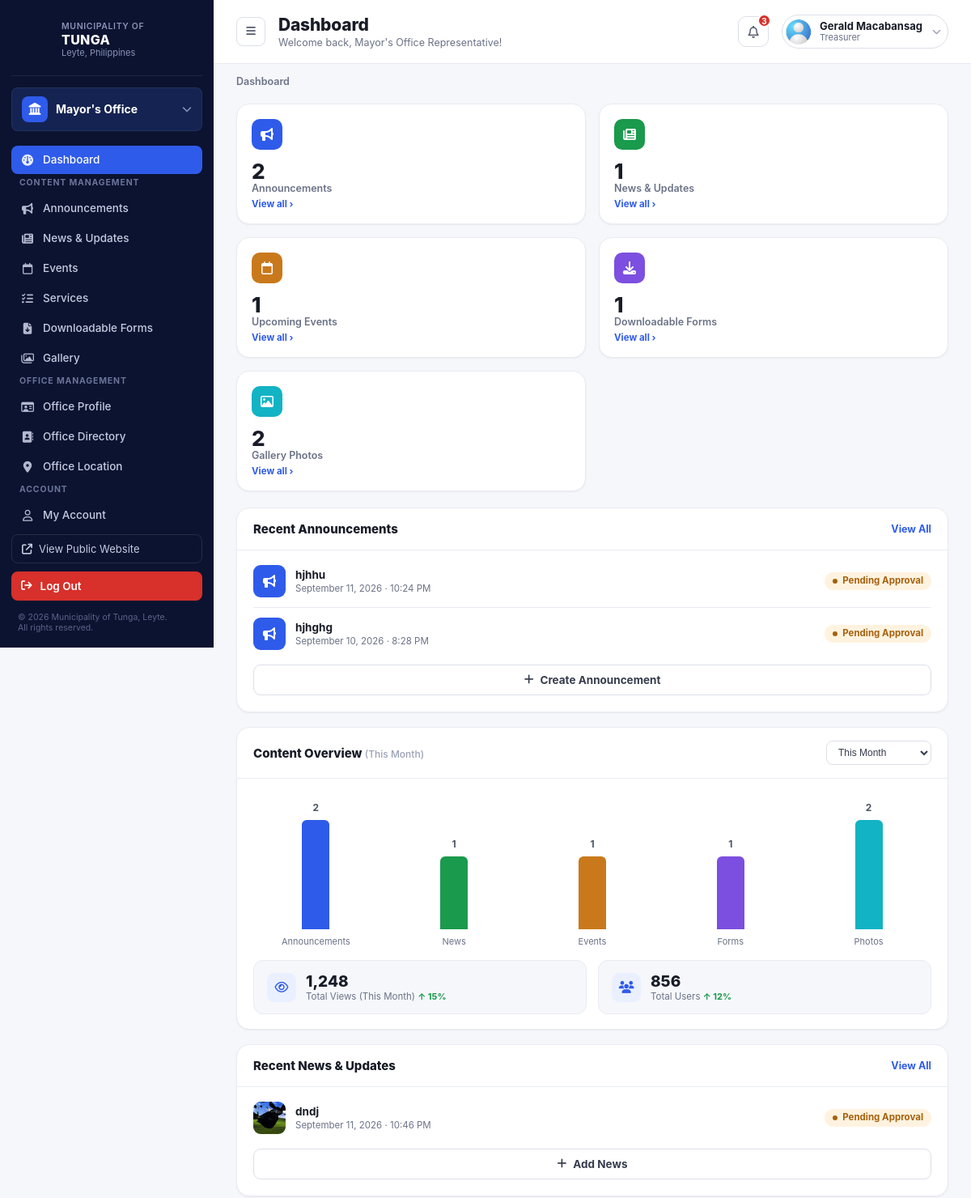
/office-dashboard/ (signed in, upper part), run on an earlier commit of the app's database.
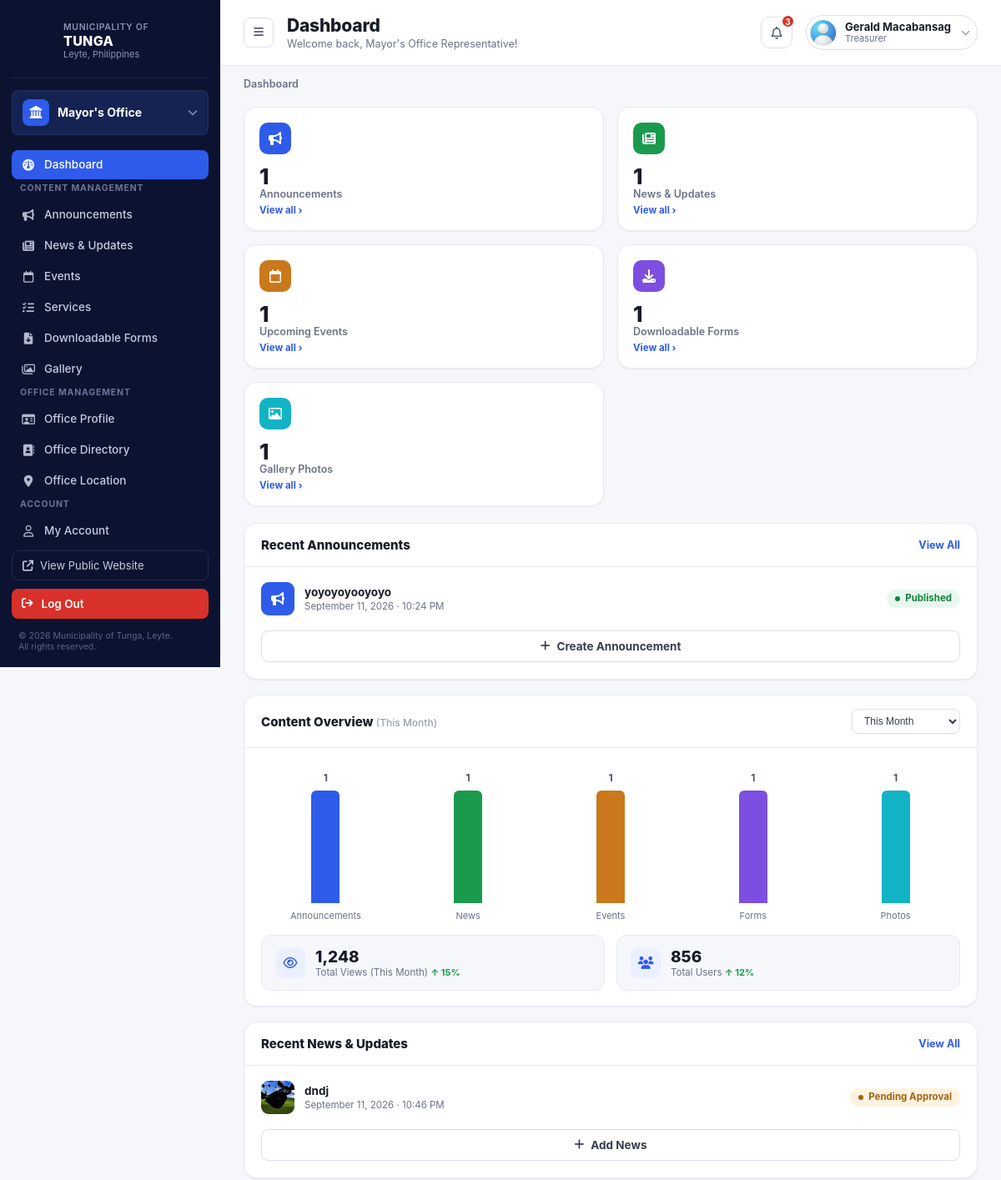
And on a later commit of the database.
### office_dashboard/models.py (models this page shows, shortened)
class Announcement(models.Model):
    STATUS_CHOICES = [
        ("pending", "Pending Approval"),
        ("published", "Published"),
        ("reject", "Reject"),
        ("returned", "Returned"),
        ("archive", "Archived"),
    ]
    PRIORITY_CHOICES = [
        ("Normal", "Normal"),
        ("Low", "Low"),
        ("High", "High"),
        ("Urgent", "Urgent"),
    ]
    representative = models.ForeignKey(
        OfficeRepresentative,
        on_delete=models.CASCADE,
        related_name="announcements"
    )
    title = models.CharField(max_length=255)
    subtitle = models.CharField(
        max_length=255,
        blank=True
    )
    category = models.CharField(
        max_length=100,
        blank=True
    )
    content = models.TextField(
        blank=True
    )
    image = models.ImageField(
        upload_to="announcements/",
        blank=True,
        null=True
    )
    author = models.CharField(
        max_length=255,
        blank=True
    )
    date_posted = models.DateField(
        null=True,
        blank=True
    )
    expiration_date = models.DateTimeField(
        null=True,
        blank=True
    )
    last_updated = models.DateTimeField(auto_now=True)
    priority = models.CharField(
        max_length=20,
        choices=PRIORITY_CHOICES,
        default="Normal"
    )
    status = models.CharField(
        max_length=20,
        choices=STATUS_CHOICES,
        default="pending"
    )
    views = models.PositiveIntegerField(
        default=0
    )
    created_at = models.DateTimeField(
        auto_now_add=True
    )

class NewsUpdate(models.Model):
    STATUS_CHOICES = [
        ("pending", "Pending Approval"),
        ("published", "Published"),
        ("reject", "Reject"),
        ("returned", "Returned"),
        ("archive", "Archived"),
    ]
    representative = models.ForeignKey(
        OfficeRepresentative,
        on_delete=models.CASCADE,
        related_name="news_updates"
    )
    title = models.CharField(max_length=255)
    category = models.CharField(max_length=100, blank=True)
    summary = models.CharField(max_length=255, blank=True)
    content = models.TextField(blank=True)
    image = models.ImageField(upload_to="news/", blank=True, null=True)
    author = models.CharField(max_length=255, blank=True)
    date_published = models.DateField(null=True, blank=True)
    last_updated = models.DateTimeField(auto_now=True)
    source = models.CharField(max_length=255, blank=True)
    tags = models.CharField(max_length=255, blank=True)
    status = models.CharField(max_length=20, choices=STATUS_CHOICES, default="pending")
    views = models.PositiveIntegerField(default=0)
    created_at = models.DateTimeField(auto_now_add=True)

### office_dashboard/views.py (the view)
# urls.py: path('', views.dashboard, name='admin_dash'),
@office_rep_required
def dashboard(request, rep):
    today = timezone.localdate()
    announcements_count = rep.announcements.count()
    news_count = rep.news_updates.count()
    events_count = rep.events.filter(event_date__gte=today).count()
    forms_count = rep.office.downloadable_forms.count()
    photos_count = rep.photos.count()
    counts = {
        "announcements": announcements_count,
        "news": news_count,
        "events": events_count,
        "forms": forms_count,
        "photos": photos_count,
    }
    max_count = max(counts.values()) or 1
    bar_heights = {key: round(value / max_count * 100) for key, value in counts.items()}
    recent_announcements = rep.announcements.order_by('-created_at')[:4]
    recent_news = rep.news_updates.order_by('-created_at')[:3]
    upcoming_events = rep.events.filter(event_date__gte=today).order_by('event_date')[:3]
    return render(request, "office_dashboard/dashboard.html", {
        "rep": rep,
        "announcements_count": announcements_count,
        "news_count": news_count,
        "events_count": events_count,
        "forms_count": forms_count,
        "photos_count": photos_count,
        "bar_heights": bar_heights,
        "recent_announcements": recent_announcements,
        "recent_news": recent_news,
        "upcoming_events": upcoming_events,
    })

### office_dashboard/models.py (called while the page is built)
    @property
    def unread_notifications_count(self):
        return self.notifications.filter(is_read=False).count()

### office_dashboard/views.py (called while the page is built)
def office_rep_required(view_func):
    @wraps(view_func)
    @login_required
    def wrapper(request, *args, **kwargs):
        rep = OfficeRepresentative.objects.filter(user=request.user).first()
        if rep is None:
            messages.error(request, "Your account isn't linked to an Office Representative profile.")
            return redirect("home")
        return view_func(request, rep, *args, **kwargs)
    return wrapper

### templates/office_dashboard/dashboard.html (shortened to what the changed rows need)
{% extends "representative_dashboard_base.html" %}
{% load static %}
{% block content %}
  <div class="main">
    <header class="topbar">
      <div class="topbar-left">
        <div class="page-heading">
          <h1>Dashboard</h1>
        </div>
      </div>
    </header>
    <main class="content">
      <div class="stat-grid">
        <div class="stat-card">
          <div class="top"><span class="stat-icon blue"><i class="fa-solid fa-bullhorn"></i></span></div>
          <div class="stat-value">{{ announcements_count }}</div>
          <div class="stat-label">Announcements</div>
          <a class="stat-sub" style="color:var(--blue-600);font-weight:700;" href="{% url 'office_dashboard:rep_announce' %}">View all ›</a>
        </div>
        <div class="stat-card">
          <div class="top"><span class="stat-icon" style="background:#12b3c4;"><i class="fa-regular fa-image"></i></span></div>
          <div class="stat-value">{{ photos_count }}</div>
          <div class="stat-label">Gallery Photos</div>
          <a class="stat-sub" style="color:var(--blue-600);font-weight:700;" href="{% url 'office_dashboard:gallery' %}">View all ›</a>
        </div>
      </div>
      <div class="grid-3" style="margin-bottom:18px;">
        <section class="panel">
          <div class="panel-header"><h2>Recent Announcements</h2><a class="link" href="{% url 'office_dashboard:rep_announce' %}">View All</a></div>
          <div class="panel-body" style="padding-top:6px;">
            {% for a in recent_announcements %}
            <div class="list-row">
              <span class="list-icon" style="background:var(--blue-600);"><i class="fa-solid fa-bullhorn"></i></span>
              <div style="flex:1;"><div class="list-title">{{ a.title }}</div><div class="list-meta">{{ a.created_at|date:"F j, Y · g:i A" }}</div></div>
              <span class="badge {% if a.status == 'published' %}badge-green{% elif a.status == 'draft' %}badge-gray{% elif a.status == 'returned' %}badge-red{% else %}badge-amber{% endif %}">{{ a.get_status_display }}</span>
            </div>
            {% empty %}
            <p style="color:var(--gray-400);padding:8px 0;">No announcements yet.</p>
            {% endfor %}
          </div>
        </section>
        <section class="panel">
          <div class="panel-header">
            <h2>Content Overview <span style="font-weight:500;color:var(--gray-400);font-size:12px;">(This Month)</span></h2>
          </div>
          <div class="panel-body">
            <div class="bar-chart">
              <div class="bar-col"><span class="val">{{ announcements_count }}</span><span class="bar" data-height="{{ bar_heights.announcements }}" style="background:var(--blue-600);"></span><span class="lbl">Announcements</span></div>
              <div class="bar-col"><span class="val">{{ news_count }}</span><span class="bar" data-height="{{ bar_heights.news }}" style="background:var(--green-600);"></span><span class="lbl">News</span></div>
              <div class="bar-col"><span class="val">{{ events_count }}</span><span class="bar" data-height="{{ bar_heights.events }}" style="background:var(--amber-600);"></span><span class="lbl">Events</span></div>
              <div class="bar-col"><span class="val">{{ forms_count }}</span><span class="bar" data-height="{{ bar_heights.forms }}" style="background:#7c4fe0;"></span><span class="lbl">Forms</span></div>
              <div class="bar-col"><span class="val">{{ photos_count }}</span><span class="bar" data-height="{{ bar_heights.photos }}" style="background:#12b3c4;"></span><span class="lbl">Photos</span></div>
            </div>
          </div>
        </section>
      </div>
      <div class="grid-3">
        <section class="panel">
          <div class="panel-header"><h2>Recent News &amp; Updates</h2><a class="link" href="{% url 'office_dashboard:news_update' %}">View All</a></div>
          <div class="panel-body" style="padding-top:6px;">
            {% for n in recent_news %}
            <div class="list-row">
              {% if n.image %}
                <img class="list-thumb" src="{{ n.image.url }}" alt="">
              {% else %}
                <span class="list-icon" style="background:var(--green-600);"><i class="fa-solid fa-newspaper"></i></span>
              {% endif %}
              <div style="flex:1;"><div class="list-title">{{ n.title }}</div><div class="list-meta">{{ n.created_at|date:"F j, Y · g:i A" }}</div></div>
              <span class="badge {% if n.status == 'published' %}badge-green{% elif n.status == 'draft' %}badge-gray{% elif n.status == 'returned' %}badge-red{% else %}badge-amber{% endif %}">{{ n.get_status_display }}</span>
            </div>
            {% empty %}
            <p style="color:var(--gray-400);padding:8px 0;">No news posted yet.</p>
            {% endfor %}
          </div>
        </section>
      </div>
    </main>
  </div>
</div>
{% endblock %}

What changed in the data, as far as the page shows it:
removed Announcement: title "hjhghg", created_at "September 10, 2026 · 8:28 PM", status "Pending Approval"
changed Announcement: title "hjhhu" → "yoyoyoyooyoyo"; status "Pending Approval" → "Published"
Also different on the page:
{{ announcements_count }}: "2" → "1"
{{ photos_count }}: "2" → "1"
{{ bar_heights.news }}: 50 → 100 (drawn)
{{ bar_heights.events }}: 50 → 100 (drawn)
{{ bar_heights.forms }}: 50 → 100 (drawn)
